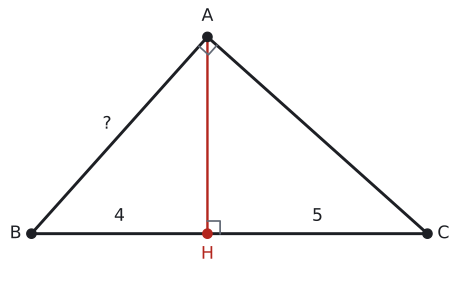

Write the Python code that produced this figure.
import sys; sys.path.insert(0, "tools")
from cizim import *

# Alıştırma 2: |BH| = 4, |HC| = 5, |AB| = 6.
# A'da dik açı, [AH] ⊥ [BC]. p = |BH|, k = |HC|; A noktası (p, √(p·k)) olur, böylece AB ⊥ AC kendiliğinden sağlanır.
p, k = 4, 5
E = {'c': '?', 'p': '4', 'k': '5'}          # kenar etiketleri (None: yazma)
DOLGU, RENKLI_KENAR, EK = False, False, []

B = np.array([0.0, 0.0]); H = np.array([p, 0.0]); C = np.array([p + k, 0.0]); A = np.array([p, np.sqrt(p * k)])
uz = lambda P, Q: float(np.linalg.norm(P - Q))
u, v = B - A, C - A
print("AB", round(uz(A, B), 4), "AC", round(uz(A, C), 4), "AH", round(uz(A, H), 4), "BC", round(uz(B, C), 4),
      "A açısı", round(float(np.degrees(np.arccos(np.dot(u, v) / uz(A, B) / uz(A, C)))), 4))

s = (p + k) / 10
G = (A + B + C) / 3
def kenar(P, Q, metin, renk=YAZI, d=0.42):
    M = (P + Q) / 2; t = (Q - P) / uz(P, Q); n = np.array([-t[1], t[0]])
    if np.dot(n, M - G) < 0: n = -n
    ax.text(*(M + d * s * n), metin, ha="center", va="center", color=renk, fontsize=13)
def dik(K, P, Q, r=0.32):
    a_ = (P - K) / uz(P, K) * r * s; b_ = (Q - K) / uz(Q, K) * r * s
    ax.plot(*zip(K + a_, K + a_ + b_, K + b_), color=SOLUK, lw=1.3)

x0, x1 = -0.6 * s, p + k + 0.6 * s
y0, y1 = (-1.9 if E.get("a") else -1.0) * s, A[1] + 0.6 * s
fig, ax = sekil(6, max(2.2, 6 * (y1 - y0) / (x1 - x0)))
ax.set_aspect("equal"); ax.axis("off")
if DOLGU:
    ax.add_patch(patches.Polygon([A, B, H], closed=True, facecolor=YESIL_ACIK, edgecolor="none"))
    ax.add_patch(patches.Polygon([A, H, C], closed=True, facecolor=SARI_ACIK, edgecolor="none"))
rc, rb = (MAVI, YESIL) if RENKLI_KENAR else (YAZI, YAZI)
ax.plot(*zip(A, B), color=rc); ax.plot(*zip(B, H), color=rc)
ax.plot(*zip(A, C), color=rb); ax.plot(*zip(H, C), color=rb)
ax.plot(*zip(A, H), color=KIRMIZI, lw=1.8)
dik(H, A, C); dik(A, B, C)
nokta(ax, *A, ""); nokta(ax, *B, ""); nokta(ax, *C, ""); nokta(ax, *H, "", renk=KIRMIZI)
ax.text(A[0], A[1] + 0.3 * s, "A", ha="center", va="bottom", fontsize=13)
ax.text(B[0] - 0.25 * s, 0, "B", ha="right", va="center", fontsize=13)
ax.text(C[0] + 0.25 * s, 0, "C", ha="left", va="center", fontsize=13)
ax.text(H[0], -0.3 * s, "H", ha="center", va="top", fontsize=13, color=KIRMIZI)
if E.get("c"): kenar(A, B, E["c"], rc)
if E.get("b"): kenar(A, C, E["b"], rb)
if E.get("h"):
    sag = k >= p
    ax.text(p + (0.15 if sag else -0.15) * s, A[1] * 0.45, E["h"], ha="left" if sag else "right", va="center", color=KIRMIZI, fontsize=13)
if E.get("p"): ax.text(p / 2, 0.22 * s, E["p"], ha="center", va="bottom", color=rc, fontsize=13)
if E.get("k"): ax.text(p + k / 2, 0.22 * s, E["k"], ha="center", va="bottom", color=rb, fontsize=13)
if E.get("a"):
    ax.annotate("", xy=(p + k, -1.05 * s), xytext=(0, -1.05 * s), arrowprops=dict(arrowstyle="<->", color=SOLUK, lw=1.2))
    for x in (0, p + k): ax.plot([x, x], [-0.85 * s, -1.25 * s], color=SOLUK, lw=1)
    ax.text((p + k) / 2, -1.25 * s, E["a"], ha="center", va="top", fontsize=13)
for (fx, fy, metin, renk) in EK:
    ax.text(fx, fy, metin, ha="center", va="center", color=eval(renk), fontsize=12)
ax.set_xlim(x0, x1); ax.set_ylim(y0, y1)
kaydet(fig, __file__)
